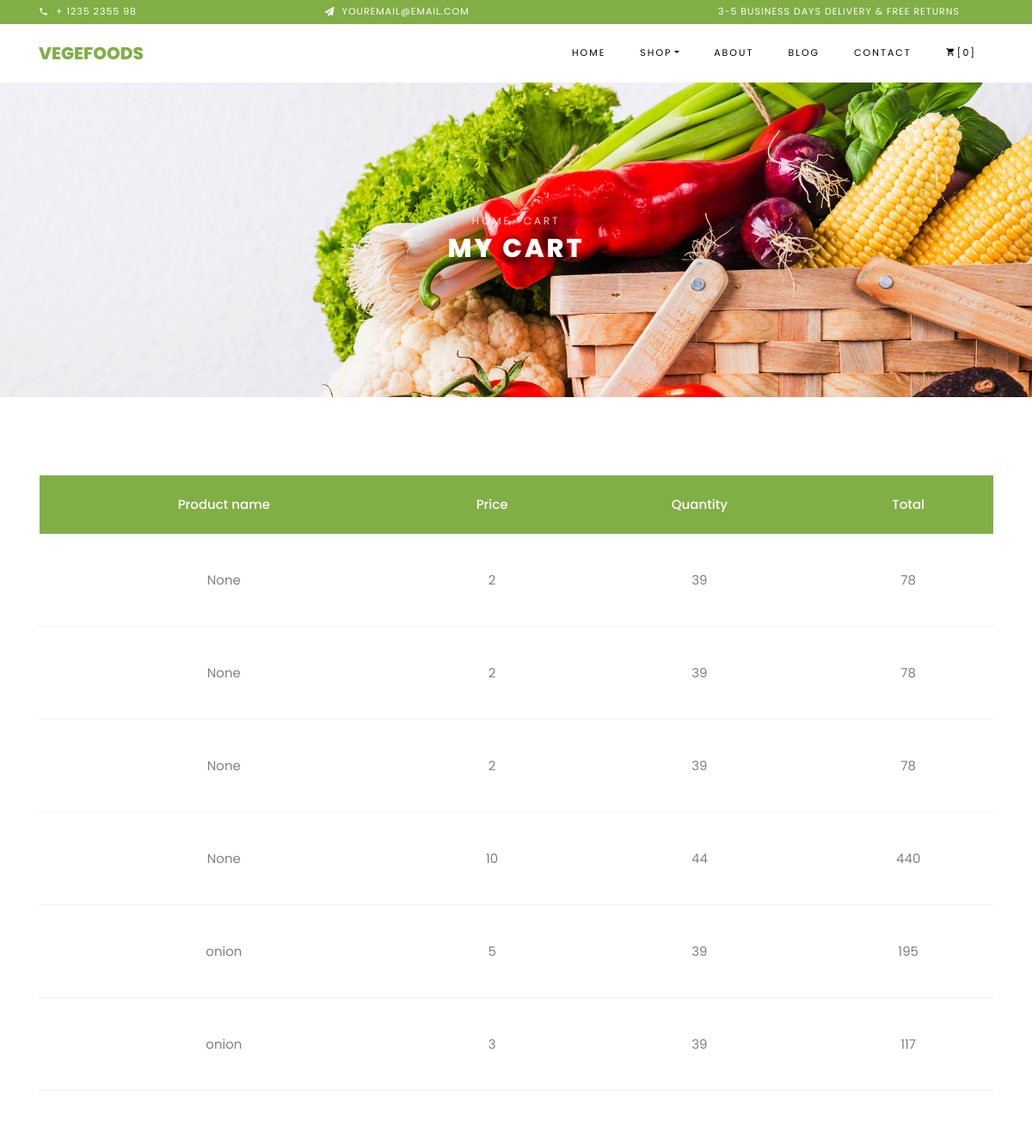
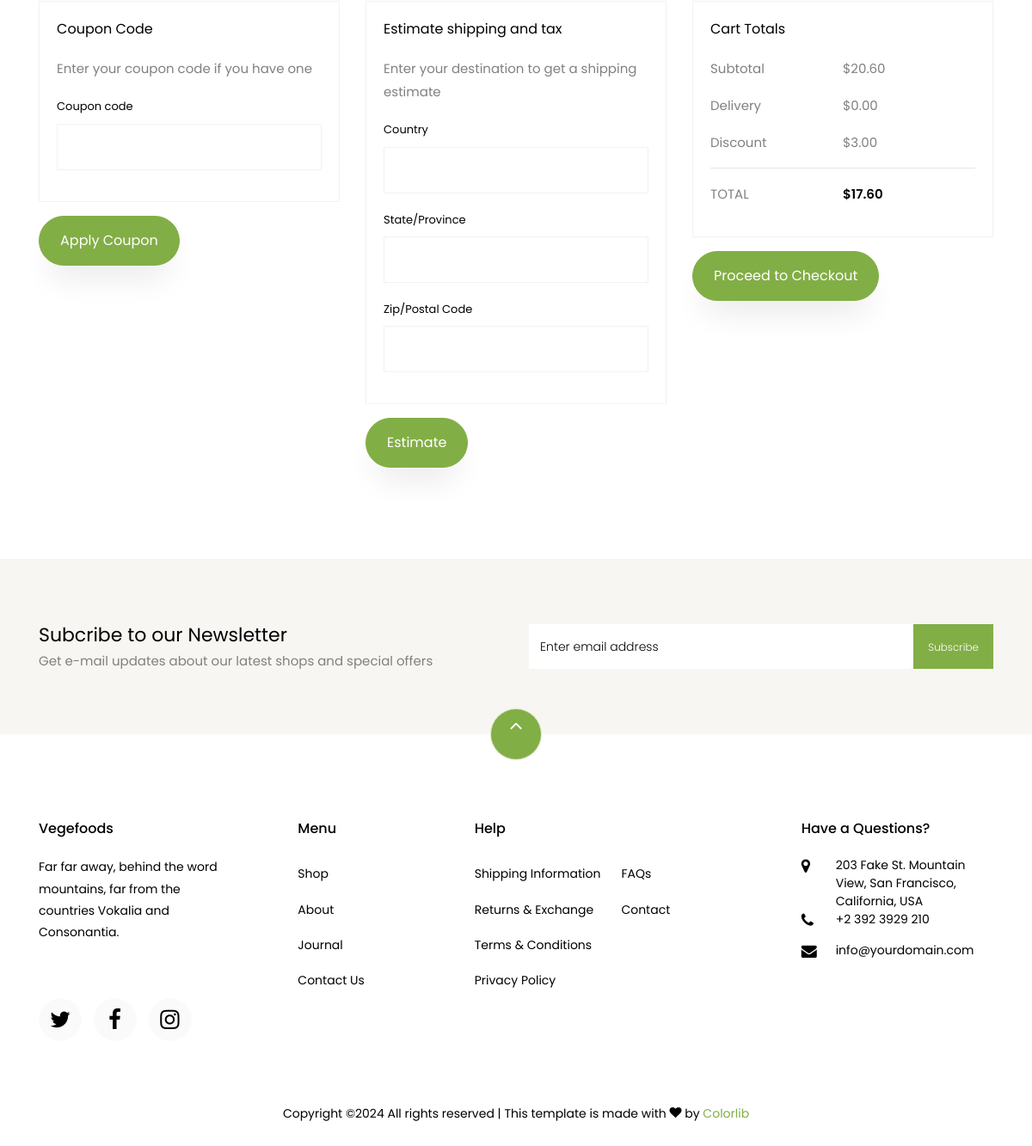
Screenshot of /frontend/cart_view/ (signed in) with the database file from the repository (2 pictures, top to bottom).
### frontend/models.py (models this page shows)
class cartdb(models.Model):
    name=models.CharField(max_length=50,null=True,blank=True)
    product_Name=models.CharField(max_length=50,null=True,blank=True)
    Quantity=models.IntegerField(null=True,blank=True)
    Price=models.IntegerField(null=True,blank=True)
    Total=models.IntegerField(null=True,blank=True)

### frontend/views.py (the view)
# urls.py: path('cart_view/',views.cart_view,name="cart_view"),
def cart_view(request):
    data=cartdb.objects.filter(name=request.session["Username"])
    return render(request,'cart.html',{"data":data})

### frontend/templates/cart.html (shortened to what this page needs)
<!DOCTYPE html>
{% load static %}
<html lang="en">
  <head>
    <link rel="stylesheet" href="{% static 'web/css/open-iconic-bootstrap.min.css' %}">
    <link rel="stylesheet" href="{% static 'web/css/animate.css' %}">
    <link rel="stylesheet" href="{% static 'web/css/owl.carousel.min.css' %}">
    <link rel="stylesheet" href="{% static 'web/css/owl.theme.default.min.css' %}">
    <link rel="stylesheet" href="{% static 'web/css/magnific-popup.css' %}">
    <link rel="stylesheet" href="{% static 'web/css/aos.css' %}">
    <link rel="stylesheet" href="{% static 'web/css/ionicons.min.css' %}">
    <link rel="stylesheet" href="{% static 'web/css/bootstrap-datepicker.css' %}">
    <link rel="stylesheet" href="{% static 'web/css/jquery.timepicker.css' %}">
    <link rel="stylesheet" href="{% static 'web/css/flaticon.css' %}">
    <link rel="stylesheet" href="{% static 'web/css/icomoon.css' %}">
    <link rel="stylesheet" href="{% static 'web/css/style.css' %}">
  </head>
  <body class="goto-here">
		<div class="py-1 bg-primary">
    	<div class="container">
    		<div class="row no-gutters d-flex align-items-start align-items-center px-md-0">
	    		<div class="col-lg-12 d-block">
		    		<div class="row d-flex">
		    			<div class="col-md pr-4 d-flex topper align-items-center">
					    	<div class="icon mr-2 d-flex justify-content-center align-items-center"><span class="icon-phone2"></span></div>
						    <span class="text">+ 1235 2355 98</span>
					    </div>
					    <div class="col-md pr-4 d-flex topper align-items-center">
					    	<div class="icon mr-2 d-flex justify-content-center align-items-center"><span class="icon-paper-plane"></span></div>
						    <span class="text">youremail@email.com</span>
					    </div>
					    <div class="col-md-5 pr-4 d-flex topper align-items-center text-lg-right">
						    <span class="text">3-5 Business days delivery &amp; Free Returns</span>
					    </div>
				    </div>
			    </div>
		    </div>
		  </div>
    </div>
    <nav class="navbar navbar-expand-lg navbar-dark ftco_navbar bg-dark ftco-navbar-light" id="ftco-navbar">
	    <div class="container">
	      <a class="navbar-brand" href="index.html">Vegefoods</a>
	      <div class="collapse navbar-collapse" id="ftco-nav">
	        <ul class="navbar-nav ml-auto">
	          <li class="nav-item"><a href="index.html" class="nav-link">Home</a></li>
	          <li class="nav-item active dropdown">
              <a class="nav-link dropdown-toggle" href="#" id="dropdown04" data-toggle="dropdown" aria-haspopup="true" aria-expanded="false">Shop</a>
            </li>
	          <li class="nav-item"><a href="about.html" class="nav-link">About</a></li>
	          <li class="nav-item"><a href="blog.html" class="nav-link">Blog</a></li>
	          <li class="nav-item"><a href="contact.html" class="nav-link">Contact</a></li>
	          <li class="nav-item cta cta-colored"><a href="cart.html" class="nav-link"><span class="icon-shopping_cart"></span>[0]</a></li>
	        </ul>
	      </div>
	    </div>
	  </nav>
    <div class="hero-wrap hero-bread" style="background-image: url({% static 'web/images/bg_1.jpg' %});">
      <div class="container">
        <div class="row no-gutters slider-text align-items-center justify-content-center">
          <div class="col-md-9 ftco-animate text-center">
          	<p class="breadcrumbs"><span class="mr-2"><a href="index.html">Home</a></span> <span>Cart</span></p>
            <h1 class="mb-0 bread">My Cart</h1>
          </div>
        </div>
      </div>
    </div>
    <section class="ftco-section ftco-cart">
			<div class="container">
				<div class="row">
    			<div class="col-md-12 ftco-animate">
    				<div class="cart-list">
	    				<table class="table">
						    <thead class="thead-primary">
						      <tr class="text-center">
						        <th>Product name</th>
						        <th>Price</th>
						        <th>Quantity</th>
						        <th>Total</th>
						      </tr>
						    </thead>
						    <tbody>
							{% for i in data %}
                            <tr class="text-center">
								<td>{{i.product_Name}}</td>
								<td>{{i.Quantity}}</td>
								<td>{{i.Price}}</td>
								<td>{{i.Total}}</td>
							</tr>
                            {% endfor %}
						    </tbody>
						  </table>
					  </div>
    			</div>
    		</div>
    		<div class="row justify-content-end">
    			<div class="col-lg-4 mt-5 cart-wrap ftco-animate">
    				<div class="cart-total mb-3">
    					<h3>Coupon Code</h3>
    					<p>Enter your coupon code if you have one</p>
  						<form action="#" class="info">
	              <div class="form-group">
	              	<label for="">Coupon code</label>
	                <input type="text" class="form-control text-left px-3" placeholder="">
	              </div>
	            </form>
    				</div>
    				<p><a href="checkout.html" class="btn btn-primary py-3 px-4">Apply Coupon</a></p>
    			</div>
    			<div class="col-lg-4 mt-5 cart-wrap ftco-animate">
    				<div class="cart-total mb-3">
    					<h3>Estimate shipping and tax</h3>
    					<p>Enter your destination to get a shipping estimate</p>
  						<form action="#" class="info">
	              <div class="form-group">
	              	<label for="">Country</label>
	                <input type="text" class="form-control text-left px-3" placeholder="">
	              </div>
	              <div class="form-group">
	              	<label for="country">State/Province</label>
	                <input type="text" class="form-control text-left px-3" placeholder="">
	              </div>
	              <div class="form-group">
	              	<label for="country">Zip/Postal Code</label>
	                <input type="text" class="form-control text-left px-3" placeholder="">
	              </div>
	            </form>
    				</div>
    				<p><a href="checkout.html" class="btn btn-primary py-3 px-4">Estimate</a></p>
    			</div>
    			<div class="col-lg-4 mt-5 cart-wrap ftco-animate">
    				<div class="cart-total mb-3">
    					<h3>Cart Totals</h3>
    					<p class="d-flex">
    						<span>Subtotal</span>
    						<span>$20.60</span>
    					</p>
    					<p class="d-flex">
    						<span>Delivery</span>
    						<span>$0.00</span>
    					</p>
    					<p class="d-flex">
    						<span>Discount</span>
    						<span>$3.00</span>
    					</p>
    					<hr>
    					<p class="d-flex total-price">
    						<span>Total</span>
    						<span>$17.60</span>
    					</p>
    				</div>
    				<p><a href="{% url 'Checkout_view' %}" class="btn btn-primary py-3 px-4">Proceed to Checkout</a></p>
    			</div>
    		</div>
			</div>
		</section>
		<section class="ftco-section ftco-no-pt ftco-no-pb py-5 bg-light">
      <div class="container py-4">
        <div class="row d-flex justify-content-center py-5">
          <div class="col-md-6">
          	<h2 style="font-size: 22px;" class="mb-0">Subcribe to our Newsletter</h2>
          	<span>Get e-mail updates about our latest shops and special offers</span>
          </div>
          <div class="col-md-6 d-flex align-items-center">
            <form action="#" class="subscribe-form">
              <div class="form-group d-flex">
                <input type="text" class="form-control" placeholder="Enter email address">
                <input type="submit" value="Subscribe" class="submit px-3">
              </div>
            </form>
          </div>
        </div>
      </div>
    </section>
    <footer class="ftco-footer ftco-section">
      <div class="container">
      	<div class="row">
      		<div class="mouse">
						<a href="#" class="mouse-icon">
							<div class="mouse-wheel"><span class="ion-ios-arrow-up"></span></div>
						</a>
					</div>
      	</div>
        <div class="row mb-5">
          <div class="col-md">
            <div class="ftco-footer-widget mb-4">
              <h2 class="ftco-heading-2">Vegefoods</h2>
              <p>Far far away, behind the word mountains, far from the countries Vokalia and Consonantia.</p>
              <ul class="ftco-footer-social list-unstyled float-md-left float-lft mt-5">
                <li class="ftco-animate"><a href="#"><span class="icon-twitter"></span></a></li>
                <li class="ftco-animate"><a href="#"><span class="icon-facebook"></span></a></li>
                <li class="ftco-animate"><a href="#"><span class="icon-instagram"></span></a></li>
              </ul>
            </div>
          </div>
          <div class="col-md">
            <div class="ftco-footer-widget mb-4 ml-md-5">
              <h2 class="ftco-heading-2">Menu</h2>
              <ul class="list-unstyled">
                <li><a href="#" class="py-2 d-block">Shop</a></li>
                <li><a href="#" class="py-2 d-block">About</a></li>
                <li><a href="#" class="py-2 d-block">Journal</a></li>
                <li><a href="#" class="py-2 d-block">Contact Us</a></li>
              </ul>
            </div>
          </div>
          <div class="col-md-4">
             <div class="ftco-footer-widget mb-4">
              <h2 class="ftco-heading-2">Help</h2>
              <div class="d-flex">
	              <ul class="list-unstyled mr-l-5 pr-l-3 mr-4">
	                <li><a href="#" class="py-2 d-block">Shipping Information</a></li>
	                <li><a href="#" class="py-2 d-block">Returns &amp; Exchange</a></li>
	                <li><a href="#" class="py-2 d-block">Terms &amp; Conditions</a></li>
	                <li><a href="#" class="py-2 d-block">Privacy Policy</a></li>
	              </ul>
	              <ul class="list-unstyled">
	                <li><a href="#" class="py-2 d-block">FAQs</a></li>
	                <li><a href="#" class="py-2 d-block">Contact</a></li>
	              </ul>
	            </div>
            </div>
          </div>
          <div class="col-md">
            <div class="ftco-footer-widget mb-4">
            	<h2 class="ftco-heading-2">Have a Questions?</h2>
            	<div class="block-23 mb-3">
	              <ul>
	                <li><span class="icon icon-map-marker"></span><span class="text">203 Fake St. Mountain View, San Francisco, California, USA</span></li>
	                <li><a href="#"><span class="icon icon-phone"></span><span class="text">+2 392 3929 210</span></a></li>
	                <li><a href="#"><span class="icon icon-envelope"></span><span class="text">info@yourdomain.com</span></a></li>
	              </ul>
	            </div>
            </div>
          </div>
        </div>
        <div class="row">
          <div class="col-md-12 text-center">
            <p>
						  Copyright &copy;<script>document.write(new Date().getFullYear());</script> All rights reserved | This template is made with <i class="icon-heart color-danger" aria-hidden="true"></i> by <a href="https://colorlib.com" target="_blank">Colorlib</a>
						</p>
          </div>
        </div>
      </div>
    </footer>
  </body>
</html>

### frontend/static/web/css/icomoon.css (style rules this page uses)
[class^="icon-"], [class*=" icon-"] { font-family: 'icomoon' !important; speak: none; font-style: normal; font-weight: normal; font-variant: normal; text-transform: none; line-height: 1; -webkit-font-smoothing: antialiased; -moz-osx-font-smoothing: grayscale; }
.icon-heart:before { content: "\f004"; }
.icon-map-marker:before { content: "\f041"; }
.icon-phone:before { content: "\f095"; }
.icon-twitter:before { content: "\f099"; }
.icon-facebook:before { content: "\f09a"; }
.icon-envelope:before { content: "\f0e0"; }
.icon-instagram:before { content: "\f16d"; }
.icon-paper-plane:before { content: "\f1d8"; }
.icon-phone2:before { content: "\e0cd"; }
.icon-shopping_cart:before { content: "\e8cc"; }

### rows the page displays
cartdb: product_Name "None", Quantity "2", Price "39", Total "78"
cartdb: product_Name "None", Quantity "2", Price "39", Total "78"
cartdb: product_Name "None", Quantity "2", Price "39", Total "78"
cartdb: product_Name "None", Quantity "10", Price "44", Total "440"
cartdb: product_Name "onion", Quantity "5", Price "39", Total "195"
cartdb: product_Name "onion", Quantity "3", Price "39", Total "117"
